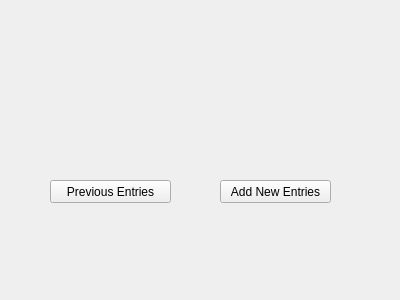
<?xml version="1.0" encoding="UTF-8"?>
<ui version="4.0">
 <class>Form</class>
 <widget class="QWidget" name="Form">
  <property name="geometry">
   <rect>
    <x>0</x>
    <y>0</y>
    <width>400</width>
    <height>300</height>
   </rect>
  </property>
  <property name="windowTitle">
   <string>Form</string>
  </property>
  <widget class="QPushButton" name="previousEntryb">
   <property name="geometry">
    <rect>
     <x>50</x>
     <y>180</y>
     <width>121</width>
     <height>23</height>
    </rect>
   </property>
   <property name="text">
    <string>Previous Entries</string>
   </property>
  </widget>
  <widget class="QPushButton" name="newEntryb">
   <property name="geometry">
    <rect>
     <x>220</x>
     <y>180</y>
     <width>111</width>
     <height>23</height>
    </rect>
   </property>
   <property name="text">
    <string>Add New Entries</string>
   </property>
  </widget>
 </widget>
 <resources/>
 <connections/>
</ui>
